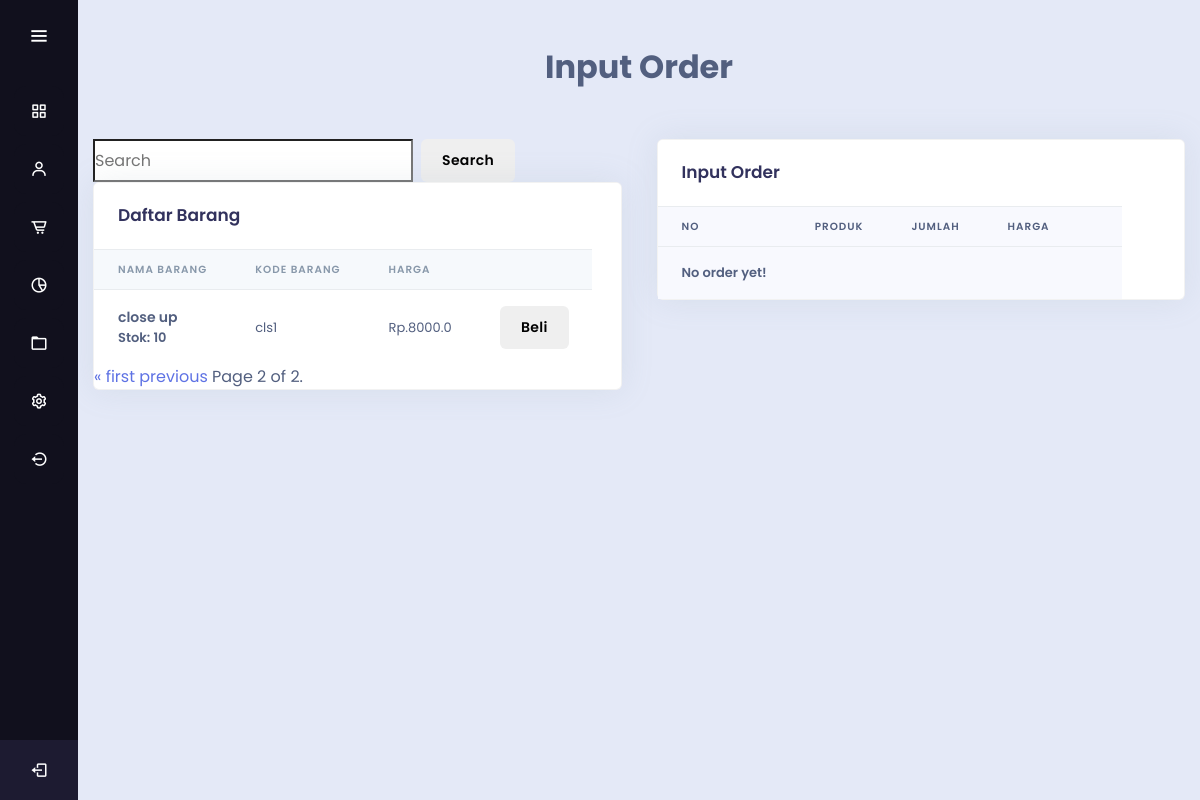
Before: /barang/?search=&page=4 (signed in) with the older database file.
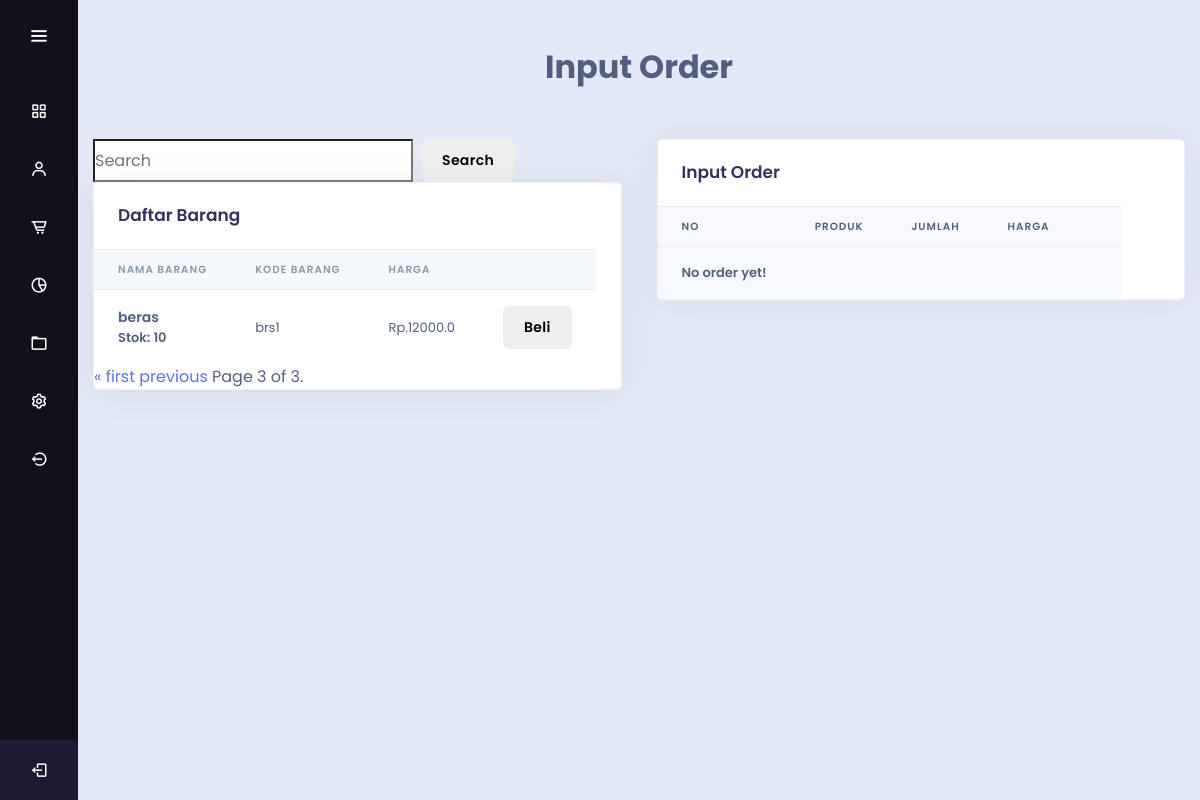
After: the same page with the newer database file.
### kasirku/models.py (models this page shows, shortened)
class Barang(models.Model):
    barang = models.CharField(max_length=50)
    kode = models.CharField(max_length=40)
    harga = models.FloatField(null=True)
    quantity = models.IntegerField()
    diskon = models.IntegerField()

### kasirku/views.py (the view)
# urls.py: path('barang/', barang, name='barang'),
@login_required(login_url=settings.LOGIN_URL)
def barang(request):
    barangs = Barang.objects.all()
    tittle = "Daftar Barang";
    cart_product_form = CartAddProductForm()
    cart = Cart(request)
    search = request.GET.get("search") if request.GET.get("search") else ""
    if search:
        barangs = barangs.filter(
            barang__icontains=search
        )
    page_size = 1  # Set the number of items per page
    paginator = Paginator(barangs, page_size)
    page = request.GET.get('page')
    try:
        barangs = paginator.page(page)
    except PageNotAnInteger:
        barangs = paginator.page(1)
    except EmptyPage:
        barangs = paginator.page(paginator.num_pages)
    konteks = {
        'barangs': barangs,
        'tittle': tittle,
        'cart_product_form': cart_product_form,
        'cart': cart,
        'search': search,  # Include search query in the context
    }
    return render(request, 'barang.html', konteks)

### kasirku/forms.py
class CartAddProductForm(forms.Form):
    quantity = forms.IntegerField(initial=1, widget=forms.HiddenInput)
    override = forms.BooleanField(required=False, initial=False, widget=forms.HiddenInput)

### kasirku/cart.py (called while the page is built)
    def __len__(self):
        return sum(item['quantity'] for item in self.cart.values())

### kasirku/templates/barang.html (shortened to what the changed rows need)
{% extends 'base.html' %}
{% block content %}
    <center>
      <h1>Input Order</h1>
    </center>
    <section>
      <div class="main-content">
        <div class="container mt-5">
            <div class="row">
                <div class="col" style="margin-right: 5px;">
                  <div class="card shadow">
                    <div class="table-responsive">
                      <table class="table align-items-center table-flush">
                        <thead class="thead-light">
                          <tr>
                            <th>Nama Barang</th>
                            <th>KODE Barang</th>
                            <th>HARGA</th>
                            <th></th>
                          </tr>
                        </thead>
                        {% for barang in barangs %}
                        <tbody>
                          <tr>
                            <th>
                              <div class="media align-items-center">
                                <div class="media-body">
                                  <span class="mb-0 text-sm">{{ barang.barang }}</span><br> Stok: {{ barang.quantity }}
                                </div>
                              </div>
                            </th>
                            <td>
                                {{ barang.kode }}
                            </td>
                            <td>
                                Rp.{{ barang.harga }}
                            </td>
                            <td>
                                <div class="control">
                                    <form action="{% url 'add_cart' barang.id %}" method="post">
                                        <button type="submit" class="btn btn-primary">Beli</button>
                                    </form>
                                </div>
                            </td>
                          </tr>
                          {% endfor %}
                        </tbody>
                      </table>
                    </div>
                    <div class="pagination d-flex justify-content-center">
                        <span class="step-links">
                            {% if barangs.has_previous %}
                                <a href="?search={{ search }}&page=1">&laquo; first</a>
                                <a href="?search={{ search }}&page={{ barangs.previous_page_number }}">previous</a>
                            {% endif %}
                            <span class="current">
                                Page {{ barangs.number }} of {{ barangs.paginator.num_pages }}.
                            </span>
                        </span>
                    </div>
                  </div>
                </div>
                <div class="col">
                  <div class="card shadow">
                    <div class="table-responsive">
                      <div class="table">
                          <table class="table is-narrow">
                              {% if cart %}
                              <thead>
                                <tr>
                                  <th>No</th>
                                  <th>Produk</th>
                                  <th>Jumlah</th>
                                  <th>Harga(Rp)</th>
                                  <th></th>
                                </tr>
                              </thead>
                              <tbody>
                              {% for item in cart %}
                                {% with product=item.product %}
                                    <tr>
                                        <td>{{ forloop.counter }}</td>
                                        <td class="is-size-6-mobile">
                                            {{ product.barang }} <br> Stok: {{ item.stok }}
                                        </td>
                                        <td>{{ item.quantity }}</td>
                                        <td>{{ item.total_price|add:"0" }}</td>
                                        <td><button class="btn is-danger is-size-7-mobile"><a href="{% url 'remove_cart' product.id %}">Hapus</a></button></td>
                                    </tr>
                                    {% if item.product.diskon %}
                                    <tr>
                                      <td></td>
                                      <td>Diskon {{ item.product.diskon|add:"0" }} %</td>
                                      <td></td>
                                      <td>{{ item.total_diskon|add:"0" }}</td>
                                      <td></td>
                                    </tr>
                                    {% endif %}
                                {% endwith %}
                              {% endfor %}
                              </tbody>
                              <tfoot>
                                  <tr>
                                      <td>SubTotal harga</td>
                                      <td></td>
                                      <td>{{ cart.get_total_quantity }}</td>
                                      <td>{{ cart.get_subtotal_price|add:"0" }}</td>
                                  </tr>
                                  <tr>
                                      <td>Total Diskon</td>
                                      <td></td>
                                      <td></td>
                                      <td>{{ cart.get_total_diskon }}</td>
                                  </tr>
                                  <tr>
                                      <td>Total harga</td>
                                      <td></td>
                                      <td>{{ cart.get_total_quantity }}</td>
                                      <td>{{ cart.get_total_price }}</td>
                                  </tr>
                              </tfoot>
                              {% else %}
                              <thead>
                                <tr>
                                  <th>No</th>
                                  <th>Produk</th>
                                  <th>Jumlah</th>
                                  <th>Harga</th>
                                  <th></th>
                                </tr>
                              </thead>
                              <tbody>
                                <tr>
                                  <th>No order yet!</th>
                                  <th></th>
                                  <th></th>
                                  <th></th>
                                  <th></th>
                                </tr>
                              </tbody>
                              {% endif %}
                          </table>
                      </div>
                    </div>
                  </div>
                </div>
            </div>
        </div>
      </div>
    </section>
{% endblock %}

Changed rows visible on the page:
no longer on this page (row unchanged): Barang: barang "close up", quantity "10", kode "cls1", harga "8000.0"
added Barang: barang "beras", quantity "10", kode "brs1", harga "12000.0"
Other visible differences:
{{ barangs.number }}: "2" → "3"
{{ barangs.paginator.num_pages }}: "2" → "3"
